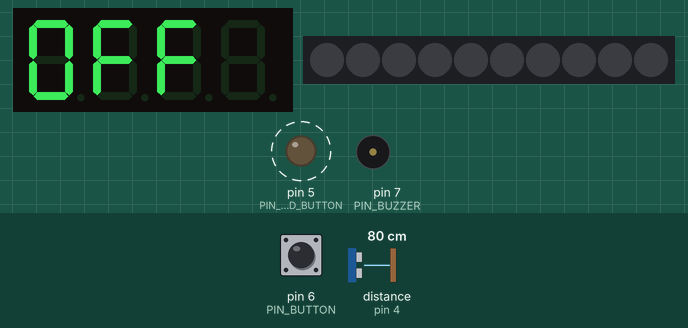
The sketch below on a simulated Arduino Uno, built with avr-gcc and run on an emulated ATmega328P. On the bench: 4-digit seven-segment display, 10 RGB LEDs in strip order, left to right, output pins drawn as LEDs (lit = HIGH), buzzer (waves = sounding, pin HIGH). Dashed ring = blinking. The inputs (shaded band) are chosen by the test bench; at power-on: distance to the obstacle (sensor on pin 4) 80 cm, pin 6 (PIN_BUTTON) LOW.

Above: at 0.1 s.
1.3 s: distance to the obstacle (sensor on pin 4) set to 33 cm
5.7 s: distance to the obstacle (sensor on pin 4) set to 26 cm
At 8.7 s:
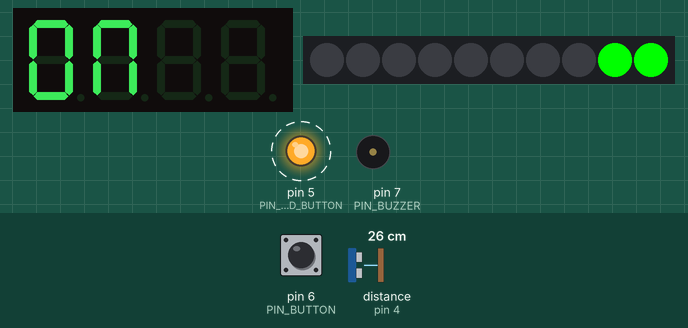
9.3 s: distance to the obstacle (sensor on pin 4) set to 7 cm
At 11.4 s:
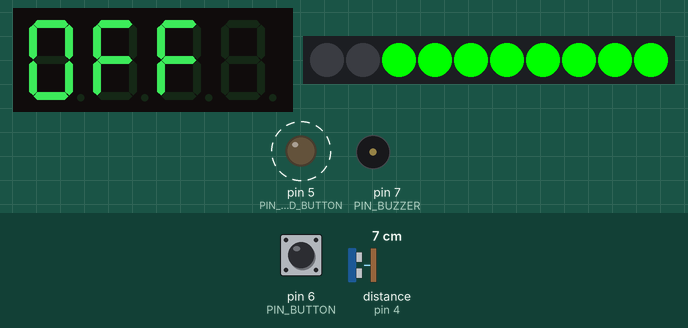
11.5 s: distance to the obstacle (sensor on pin 4) set to 4 cm
At 12.7 s:
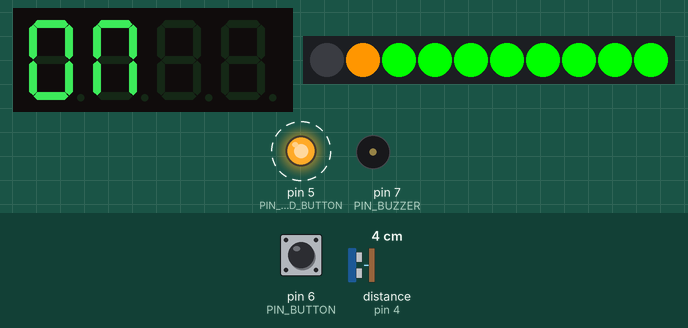
14.9 s: distance to the obstacle (sensor on pin 4) set to 2 cm
At 17.7 s:
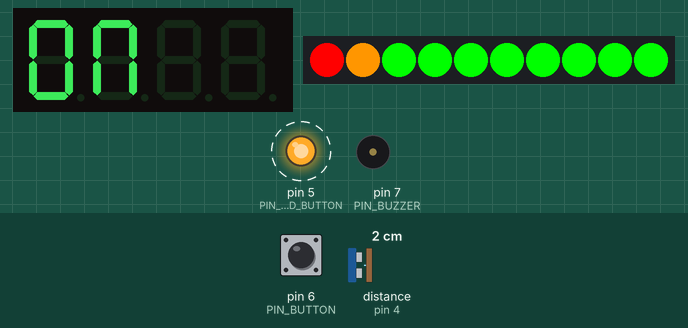
18.4 s: distance to the obstacle (sensor on pin 4) set to 35 cm
At 20.0 s:
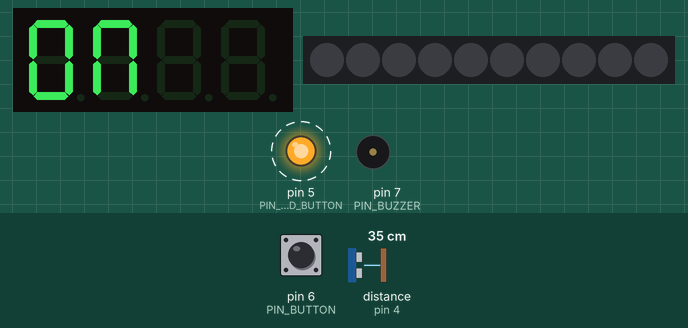
Timing chart, 0 to 23.8 s (numbered marks = the images above; inputs shaded):
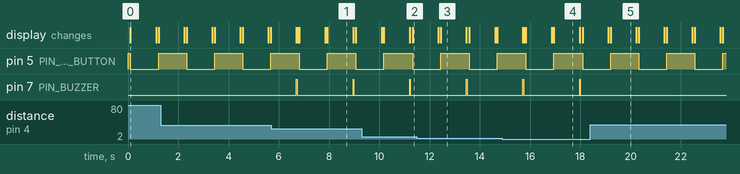

Measured:
- the behaviour switches between 30 and 29 cm on distance to the obstacle (sensor on pin 4) (found by bisection; images 0 and 1)
- the behaviour switches between 6 and 5 cm on distance to the obstacle (sensor on pin 4) (found by bisection; images 2 and 3)
- the behaviour switches between 3 and 2 cm on distance to the obstacle (sensor on pin 4) (found by bisection; images 3 and 4)
- after the input at 5.7 s, pin 7 (PIN_BUZZER): alternates HIGH for 0.03 s and LOW for 2.2 s, starting after 1.0 s; the display: first changes after 1.0 s (image 1 shows a later state)
- after the input at 11.5 s, the display: first changes after 0.85 s (image 3 shows a later state)
- after the input at 18.4 s, pin 7 (PIN_BUZZER): stops changing and stays LOW; the display: first changes after 0.72 s (image 5 shows a later state)
- by itself, pin 5 (PIN_LED_BUTTON): alternates HIGH for 1.1 s and LOW for 1.1 s

The sketch:

medidordistancia_grovesystem.ino
```cpp
// ---------------------------------------------------------------------------
// Ejemplo medidor de distancia con módulos Grove:  - v1.0 - 20/07/2020
//
// AUTOR:
// Creado por Angel Villanueva - @avilmaru
//
// LINKS:
// Blog: http://www.mecatronicalab.es
//
//
// HISTORICO:
// 20/07/2020 v1.0 - Release inicial.
//
// ---------------------------------------------------------------------------

#include "Ultrasonic.h"
#include "TM1637.h"
#include <Grove_LED_Bar.h>

// Ultrasonic sensor
const int ULSTRASONIC_PIN = 4;
Ultrasonic ultrasonic(ULSTRASONIC_PIN);

// 4 Digit diplay
const int PIN_CLK_DIGIT_DISPLAY = 8;
const int PIN_DIO_DIGIT_DIPLAY = 9;
TM1637 tm1637(PIN_CLK_DIGIT_DISPLAY, PIN_DIO_DIGIT_DIPLAY);

// LED Bar
const int PIN_CLK_LED_BAR = 3;
const int PIN_DIO_LED_BAR = 2;
Grove_LED_Bar bar(PIN_CLK_LED_BAR, PIN_DIO_LED_BAR, 0, LED_BAR_10); // Clock pin, Data pin, Orientation

const int TIEMPO_VERIFICACION = 60;
const int PIN_BUTTON = 6;
const int PIN_LED_BUTTON = 5;

const int PIN_BUZZER = 7;

int activaSonido = 1;
int level;

unsigned long startMillis= millis();  // Start of sample window
unsigned int intervalSound;


void setup() {

  tm1637.init();
  tm1637.set(BRIGHTEST);  //BRIGHT_TYPICAL = 2,BRIGHT_DARKEST = 0,BRIGHTEST = 7;

  bar.begin();
  bar.setGreenToRed(true);

  pinMode(PIN_DIO_DIGIT_DIPLAY, OUTPUT);
  pinMode(PIN_DIO_LED_BAR, OUTPUT);
  pinMode(PIN_BUZZER, OUTPUT);
  pinMode(PIN_BUTTON, INPUT);
  pinMode(PIN_LED_BUTTON, OUTPUT);

  digitalWrite(PIN_LED_BUTTON,HIGH);

}

void loop() {

  int lecturaPULSADOR = lecturaPin(PIN_BUTTON);
  if (lecturaPULSADOR == LOW)  //  default on LED BUTTON is high
  {
    if (activaSonido == 0)
    {
      // 4 Digit Display
      tm1637.displayStr("ON");
      activaSonido = 1;
    }
    else if (activaSonido == 1)
    {
      // 4 Digit Display
      tm1637.displayStr("OFF");
      activaSonido = 0;
    }

    digitalWrite(PIN_LED_BUTTON,activaSonido);
    delay(1000);

  }


  long RangeInCentimeters = ultrasonic.MeasureInCentimeters(); // two measurements should keep an interval

  if (RangeInCentimeters >= 0 && RangeInCentimeters < 3)
  {
    level = 10;
    intervalSound = 60;
  }

  else if (RangeInCentimeters >= 3 && RangeInCentimeters < 6)
  {
    level = 9;
    intervalSound = 100;
  }
  else if (RangeInCentimeters >= 6 && RangeInCentimeters < 9)
  {
    level = 8;
    intervalSound = 200;
  }
  else if (RangeInCentimeters >= 9 && RangeInCentimeters < 12)
  {
    level = 7;
    intervalSound = 400;
  }
  else if (RangeInCentimeters >= 12 && RangeInCentimeters < 15)
  {
    level = 6;
    intervalSound = 600;
  }
  else if (RangeInCentimeters >= 15 && RangeInCentimeters < 18)
  {
    level = 5;
    intervalSound = 600;
  }
  else if (RangeInCentimeters >= 18 && RangeInCentimeters < 21)
  {
    level = 4;
    intervalSound = 700;
  }
  else if (RangeInCentimeters >= 21 && RangeInCentimeters < 24)
  {
    level = 3;
    intervalSound = 700;
  }
  else if (RangeInCentimeters >= 24 && RangeInCentimeters < 27)
  {
    level = 2;
    intervalSound = 900;
  }
  else if (RangeInCentimeters >= 27 && RangeInCentimeters < 30)
  {
    level = 1;
    intervalSound = 900;
  }
  else
    level = 0;


  if (level > 0)
  {
     // 4 Digit Display
    tm1637.displayNum(RangeInCentimeters);

    // Sound
    if (activaSonido == 1)
      soundProximity();

  }else
  {
    // 4 Digit Display
    tm1637.displayStr("----");
  }

  // LED Bar display
  bar.setLevel(level);

}


void soundProximity()
{

    if (millis() - startMillis > intervalSound)
    {
     digitalWrite(PIN_BUZZER, HIGH);
     delay(30);
     startMillis= millis();
    }

    digitalWrite(PIN_BUZZER, LOW);

}


boolean lecturaPin(int pin)
{
    boolean estado;
    boolean estadoAnterior;

    estadoAnterior = digitalRead(pin);
    for(int i=0; i < TIEMPO_VERIFICACION; i++)
    {
      delay(1);                       // esperar 1 milisegundo
      estado = digitalRead(pin);
      if( estado != estadoAnterior)  // si el estado cambia -> resetear el contador y guardar el estado
      {
        i = 0;
        estadoAnterior = estado;
      }
    }

    // si hemos llegado aqui el estado se ha mantenido estable (no ha cambiado) por un periodo de tiempo y damos por válida la lectura
    return estado;
}
```
